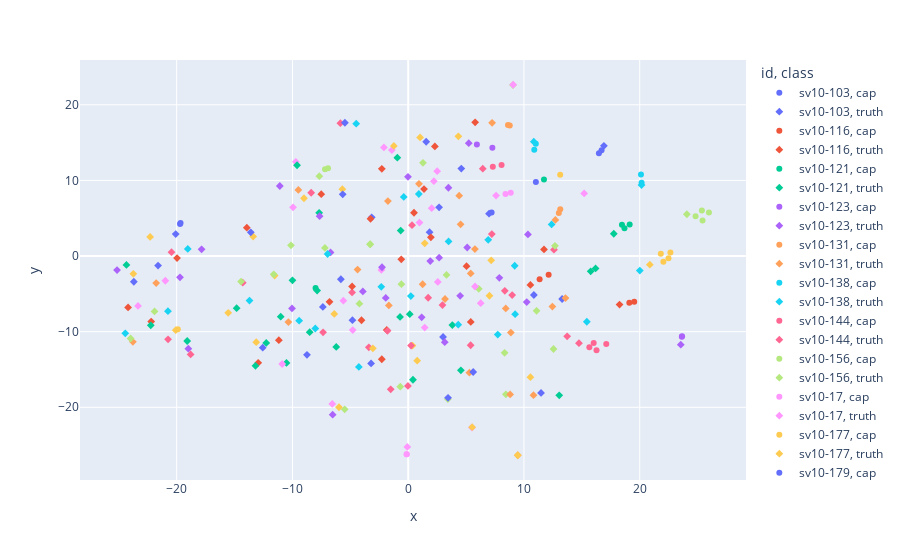

Write notebook code for a chart like this one.
### Code cell
data2 = pd.concat([cap_df, all], axis=0, ignore_index=True)

m = TSNE(learning_rate=500)

flat_data2 = np.stack(data2["emb"].values)

tsne_features2 = m.fit_transform(flat_data2)

data2["x"] = tsne_features2[:,0]
data2["y"] = tsne_features2[:,1]

fig = px.scatter(data2, x="x", y="y", color="id", symbol="class")
fig.show()
